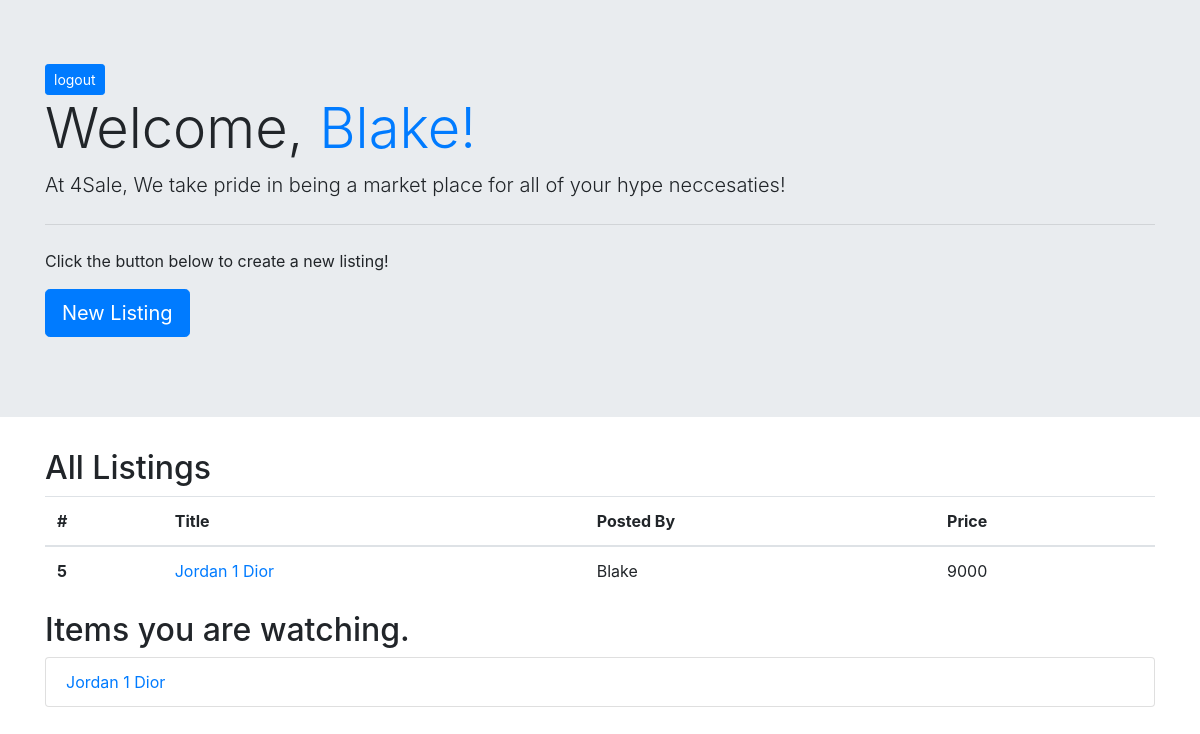
The app's page /dashboard (signed in), older data.
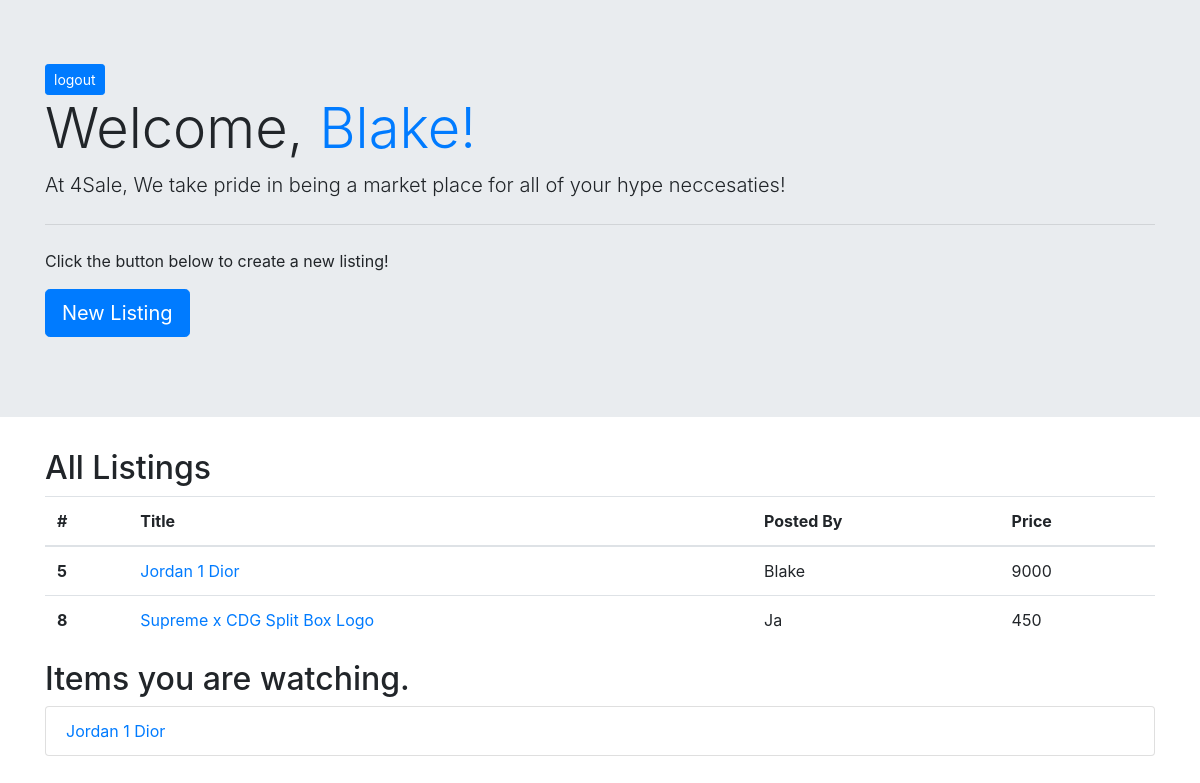
The same page, newer data.
### main/models.py (models this page shows, shortened)
class Listing(models.Model):
    title = models.CharField(max_length=100)
    desc = models.TextField()
    img = models.FileField()
    posted_by = models.ForeignKey(User, related_name='posted', on_delete=models.CASCADE)
    price = models.IntegerField()
    condition = models.CharField(max_length=10)
    location = models.CharField(max_length=15)
    watching = models.ManyToManyField(User, related_name='watching')
    created_at = models.DateTimeField(auto_now_add=True)
    updated_at = models.DateTimeField(auto_now=True)

class User(models.Model):
    first = models.CharField(max_length=45)
    last = models.CharField(max_length=45)
    email = models.TextField()
    password = models.TextField()
    created_at = models.DateTimeField(auto_now_add=True)
    updated_at = models.DateTimeField(auto_now=True)
    objects = UserManager()

### main/views.py (the view)
# urls.py: path('dashboard', views.success),
def success(request):
    if 'user_id' not in request.session:
        return redirect('/')
    logged_in_user = User.objects.get(id=request.session['user_id'])
    context = {
        'watching': logged_in_user.watching.all(),
        'logged_in_user': logged_in_user,
        'all_listings': Listing.objects.all()
    }
    return render(request, 'dashboard.html', context)

### main/templates/dashboard.html (shortened to what this page needs)
<!doctype html>
<html lang="en">
<head>
    <link rel="stylesheet" href="https://maxcdn.bootstrapcdn.com/bootstrap/4.0.0/css/bootstrap.min.css"
>
</head>
<body>
    <div class="jumbotron jumbotron-fluid">
        <div class="container">
        <a href="/logout" class="btn btn-primary btn-sm">logout</a>
        <h1 class="display-4">
            Welcome, <a href="/user/{{logged_in_user.id}}">{{logged_in_user.first}}!</a>
        </h1>
        <p class="lead">At 4Sale, We take pride in being a market place for all of your hype neccesaties!</p>
        <hr class="my-4">
        <p>Click the button below to create a new listing! </p>
        <p class="lead">
            <a class="btn btn-primary btn-lg" href="/newlisting" role="button">New Listing</a>
        </p>
    </div>
    </div>
    <div class="container">
        <h2>All Listings</h2>
        <table class="table">
            <thead>
                <tr>
                    <th scope="col">#</th>
                    <th scope="col">Title</th>
                    <th scope="col">Posted By</th>
                    <th scope="col">Price</th>
                </tr>
            </thead>
            <tbody>
                {% for Listing in all_listings %}
                <tr>
                    <th scope="row">{{Listing.id}}</th>
                    <td><a href="/view/{{Listing.id}}">{{Listing.title}}</a></td>
                    <td>{{Listing.posted_by.first}}</td>
                    <td>{{Listing.price}}</td>
                    {% endfor %}
                </tr>
            </tbody>
        </table>
        <h2>Items you are watching.</h2>
        {% for watching in logged_in_user.watching.all %}
            <ul class="list-group">
                <li class="list-group-item"><a href="/view/{{watching.id}}">{{watching.title}}</a></li>
                </ul>
        {% endfor %}
    </div>
</body>
</html>

Row changes from the older to the newer data that the page shows:
added Listing: id "8", title "Supreme x CDG Split Box Logo", posted_by.first "Ja", price "450", shown under "All Listings"
